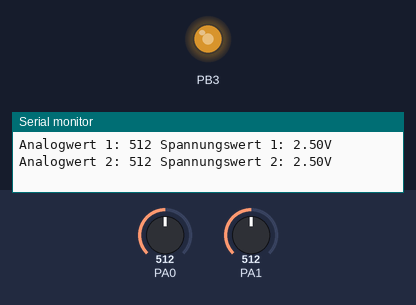
Recording of a program running on a simulated ATmega32, built with avr-gcc and emulated at 16 MHz. Shown: output pins drawn as LEDs (lit = HIGH), the last lines printed to the serial monitor. The test bench sets the inputs (shaded band); at power-on: PA0 = 512, PA1 = 512.

Above: at 1.2 s.
1.3 s: PA0 set to 488
At 2.1 s:
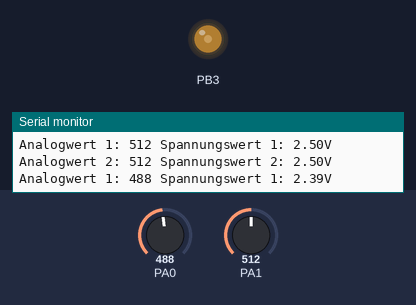
2.8 s: PA0 set to 274
4.3 s: PA0 set to 239
At 4.9 s:
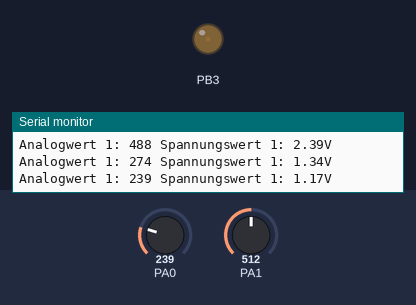
5.8 s: PA0 set to 900
At 6.9 s:
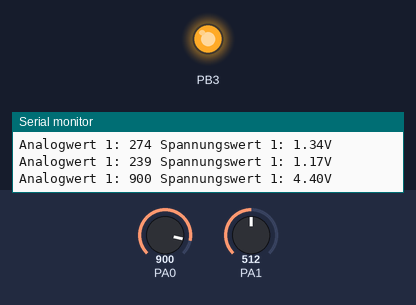
7.3 s: PA0 set to 780
8.8 s: PA0 set to 756
At 10.3 s:
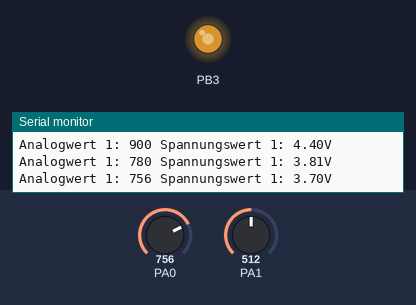
Timing chart, 0 to 11.3 s (numbered marks = the images above; inputs shaded):
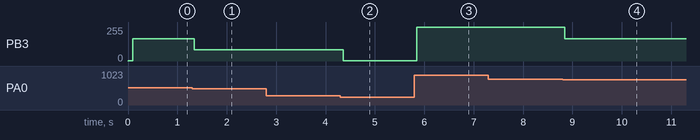

The program:

main.c
```c
#define F_CPU 16000000UL
#include <avr/io.h>
#include <util/delay.h>
#include <stdlib.h>
#include "ADC.h"
#include "serial.h"
#include "PWM.h"

#define TOLERANZ 5

int main(void)
{
	DDRD = 0;
	PORTD = (1 << PD2) | (1 << PD3) | (1 << PD7) | (1 << PD5);

	PWM_init();
	ADC_Init();
	serial_init();

	uint16_t valueOld1 = 0;
	uint16_t valueOld2 = 0;
	float floatvalue1 = 0.0;
	float floatvalue2 = 0.0;

	while (1)
	{
		uint16_t value  = adc_read(0);
		uint16_t value2 = adc_read(1);

		if (abs(value - valueOld1) > TOLERANZ) {
			serial_send_string("Analogwert 1: ");
			serial_send_int(value);
			serial_send_string(" ");
			serial_send_string("Spannungswert 1: ");
			floatvalue1 = value / 1023.0 * 5.0;
			serial_send_float(floatvalue1, 4, 2);
			serial_send_string("V\r\n");
			valueOld1 = value;
		}

		if (abs(value2 - valueOld2) > TOLERANZ) {
			serial_send_string("Analogwert 2: ");
			serial_send_int(value2);
			serial_send_string(" ");
			serial_send_string("Spannungswert 2: ");
			floatvalue2 = value2 / 1023.0 * 5.0;
			serial_send_float(floatvalue2, 4, 2);
			serial_send_string("V\r\n");
			valueOld2 = value2;
		}

		if (floatvalue1 >= 3.75) {
				PWM_set_duty(100);
			} else if (floatvalue1 >= 2.50) {
				PWM_set_duty(66);
			} else if (floatvalue1 >= 1.25) {
				PWM_set_duty(33);
			} else {
				PWM_set_duty(0);
		}
	}
}
```

ADC.c
```c
/*
 * ADC.c
 *
 * Created: 16.10.2025 08:48:05
 *  Author: VW8GEET
 */
#include "ADC.h"

void ADC_Init()
{
	DDRA=0x0;			/* Make ADC port as input */
	ADCSRA = (1 << ADEN) | (1 << ADPS0) | (1 << ADPS1) | (1 << ADPS2) ;			/* Enable ADC, fr/128  */
	ADMUX = (1 << REFS0);			/* Vref: Avcc, ADC channel: 0 */
}
uint16_t adc_read(uint8_t channel) {
	uint16_t result;

	ADMUX &= 0xF0;
	ADMUX=ADMUX|(channel & 0x0f);	/* Set input channel to read */

	ADCSRA |= (1<<ADSC);		/* Start conversion */
	while((ADCSRA&(1<<ADIF))==0);	/* Monitor end of conversion interrupt */

	_delay_us(10);
	result = (uint16_t) ADCL;
	result |= (uint16_t) (ADCH << 8);

	return result;
}
```

ADC.h
```c
/*
 * ADC.h
 *
 * Created: 16.10.2025 08:46:13
 *  Author: VW8GEET
 */


#ifndef ADC_H_
#define ADC_H_
#include <avr/io.h>
#define F_CPU 16000000UL //Takt
#include <util/delay.h>
void ADC_Init();
uint16_t adc_read(uint8_t channel);


#endif /* ADC_H_ */
```

PWM.c
```c
#include "PWM.h"

void PWM_init(void)
{
	// Fast-PWM, nichtinvertiert, Prescaler 1024
	// WGM00=1, WGM01=1 -> Fast PWM
	// COM01=1 (nichtinvertiert), COM00=0
	// CS02=1, CS01=0, CS00=1 -> Prescaler 1024
	TCCR0 = (1 << WGM00) | (1 << WGM01) | (1 << COM01) | (1 << CS02) | (1 << CS00);

	// OC0 (PB3) als Ausgang
	DDRB |= (1 << PB3);

	// Start mit Duty 0
	OCR0 = 0;
}

void PWM_set_duty(float duty_percent)
{
	// Bereich [0..100] klemmen
	if (duty_percent < 0.0)   duty_percent = 0.0;
	if (duty_percent > 100.0) duty_percent = 100.0;

	// Umrechnung Prozent -> 0..255
	// Hinweis: 100% -> 255 (volle Skala)
	OCR0 = (uint8_t)((duty_percent * 255.0) / 100.0);
}
```

PWM.h
```c
#ifndef PWM_H
#define PWM_H

#include <avr/io.h>

/**
 * Initialisiert Timer0 in Fast-PWM, nichtinvertiert, Prescaler 1024.
 * Ausgang: OC0 (PB3) wird als Output gesetzt.
 */
void PWM_init(void);

/**
 * Setzt das Tastverhältnis in Prozent [0..100].
 * Werte außerhalb des Bereichs werden geklemmt.
 */
void PWM_set_duty(float duty_percent);

#endif // PWM_H
```

serial.c
```c
#include "serial.h"

void serial_init() {
	UBRRH = (uint8_t) (MYUBRR >> 8); //Baudrate High setzen
	UBRRL = (uint8_t) MYUBRR; //Baudrate Low setzen

	UCSRB |= (1 << RXCIE); //RX-Interrupt aktivieren
	UCSRB |= (1 << RXEN) | (1 << TXEN); //RX und TX aktivieren
	UCSRB |= (1 << UCSZ1) | (1 << UCSZ0) | (1 << URSEL); //8-Bit Protokoll,keine Parität, 1 Stopp
}

uint8_t serial_get_byte() {
	while ((UCSRA & (1 << RXC)) == 0) {} //Warteschleife; Wartet auf Empfganspuffer (Daten empfangen)

	return UDR; //Lesen der Empfangenen Daten
}

void serial_send_byte(uint8_t byteToSend) {
	while (! (UCSRA & (1 << UDRE))); //Warteschleife; Wartet auf freien Sendepuffer

	UDR = byteToSend; //Echo, sendet Daten zurück
}

void serial_send_string(uint8_t * stringToSend) {
	while(*stringToSend) {
		serial_send_byte(* stringToSend ++);
	}
}
void serial_send_int(uint16_t * integerToSend){
		char buffer[10];
		itoa(integerToSend,buffer,10);
		serial_send_string(buffer);
}
void serial_send_float(float number, int width, int precision){
	char buffer[20];
	dtostrf(number,width,precision,buffer);
	serial_send_string(buffer);
}
```

serial.h
```c
#ifndef SERIAL_H_
#define SERIAL_H_

#define F_CPU 16000000UL //Takt
#include <avr/io.h>
#define BAUD 9600 //Einstellung der Baudrate
#define MYUBRR ((F_CPU/(16UL*BAUD))-1) //Berechnung des Formelwert für das Register

void serial_init();
uint8_t serial_get_byte();
void serial_send_byte(uint8_t byteToSend);
void serial_send_string(uint8_t * stringToSend);
void serial_send_int(uint16_t * integerToSend);
void serial_send_float(float number, int width, int precision);

#endif /* SERIAL_H_ */
```

Measured:
- the behaviour switches between 507 and 506 on PA0 (found by bisection; images 0 and 1)
- the behaviour switches between 256 and 255 on PA0 (found by bisection; images 1 and 2)
- the behaviour switches between 768 and 767 on PA0 (found by bisection; images 3 and 4)
- after the input at 1.3 s, PB3: 168/255 → 85/255 at once
- after the input at 4.3 s, PB3: 85/255 → 1/255 after 0.06 s
- after the input at 5.8 s, PB3: 1/255 → 255/255 after 0.05 s
- after the input at 8.8 s, PB3: 255/255 → 168/255 after 0.05 s
